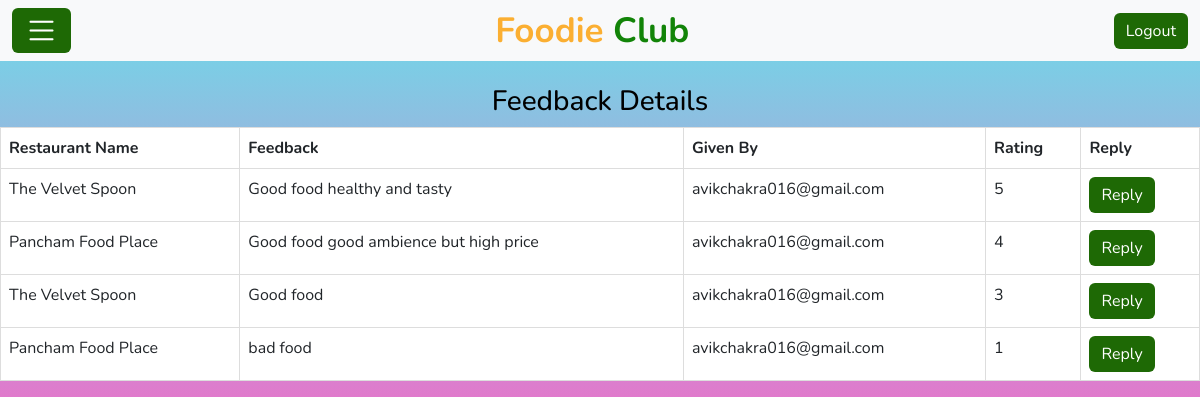
Page /view_feedback/ (signed in) on the earlier database version.
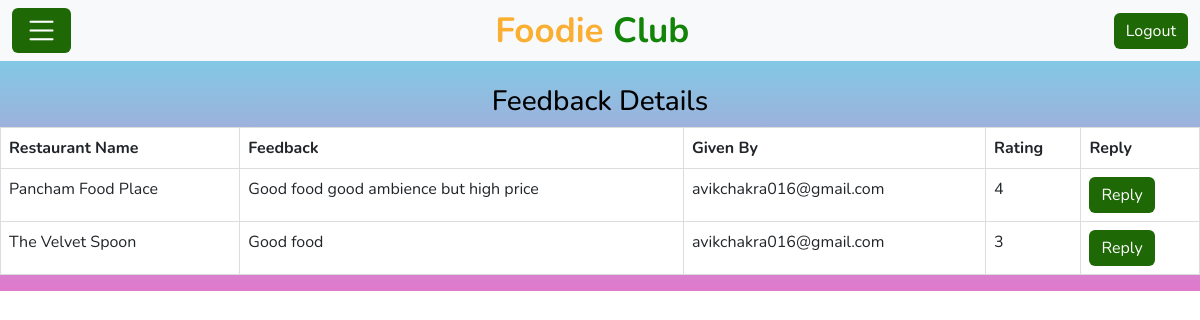
Same page on the later database version.
### Customer/models.py (models this page shows)
class Feedback(models.Model):
    feed_id=models.AutoField(primary_key=True)
    res_name=models.CharField(max_length=100)
    rating=models.IntegerField()
    cust_feedback=models.CharField(max_length=200)
    cust_feedback_by=models.EmailField()
    admin_feedback=models.CharField(max_length=200)
    admin_feedback_by=models.EmailField()

### Admin/views.py (the view)
# urls.py: path('view_feedback/',views.view_feedback,name="view_feedback"),
def view_feedback(request):
    email=request.session.get('email')
    if request.session and Admin.objects.filter(email=email).exists():
        fed=Feedback.objects.filter(Q(admin_feedback__isnull=True) | Q(admin_feedback__exact=''),Q(admin_feedback_by__isnull=True) | Q(admin_feedback_by__exact=''))
        return render(request,'View_feedback.html',{'fed':fed})
    else:
        return redirect('error')

### templates/View_feedback.html (shortened to what this page needs)
<!DOCTYPE html>
<html lang="en">
<head>
    {%load static%}
    <link href="https://cdn.jsdelivr.net/npm/bootstrap@5.3.0-alpha3/dist/css/bootstrap.min.css" rel="stylesheet">
    <link rel="stylesheet" href="https://cdn.jsdelivr.net/npm/bootstrap-icons@1.11.3/font/bootstrap-icons.min.css">
</head>
<body>
    <div class="navbar navbar-expand-lg bg-light navbar-light">
        <div class="container-fluid">
            <a class="btn btn-primary navbar-brand" data-bs-toggle="offcanvas" href="#offcanvasExample" role="button" aria-controls="offcanvasExample"><i class="bi bi-list" style="color: white;"></i></a>
            <a href="/" class="navbar-brand">Foodie <span>Club</span></a>
            <a href="/logout"><button type="button" class="btn btn-primary">
                Logout
            </button></a>
        </div>
    </div>
    <h3 style="text-align: center; margin-top: 2%;">Feedback Details</h3>
    <div class="table-wrapper">
        <table class="table">
            <thead>
                <tr>
                    <th scope="col">Restaurant Name</th>
                    <th scope="col">Feedback</th>
                    <th scope="col">Given By</th>
                    <th scope="col">Rating</th>
                    <th scope="col">Reply</th>
                </tr>
            </thead>
            <tbody>
            {% for obj in fed %}
                <tr>
                    <td scope="row">{{obj.res_name}}</td>
                    <td>{{obj.cust_feedback}}</td>
                    <td>{{obj.cust_feedback_by}}</td>
                    <td>{{obj.rating}}</td>
                    <td><button type="button" class="btn btn-primary" data-bs-toggle="modal" data-bs-target="#exampleModal" data-id="{{obj.feed_id}}">
                        Reply
                    </button></td>
                </tr>
            {% endfor %}
            </tbody>
        </table>
    </div>
</body>
</html>

Differences in the rows shown:
no longer on this page (row edited): Feedback: res_name "The Velvet Spoon", cust_feedback "Good food healthy and tasty", cust_feedback_by "avikchakra016@gmail.com", rating "5"
no longer on this page (row edited): Feedback: res_name "Pancham Food Place", cust_feedback "bad food", cust_feedback_by "avikchakra016@gmail.com", rating "1"
